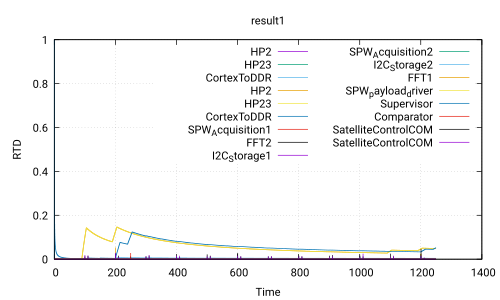

Recreate this plot in gnuplot.
 set title 'result1'
 set ylabel 'RTD'
 set xlabel 'Time'
 set grid
 set term pdf
 set output 'Use_case_DoubleCamera_Safety.ATIPPIC.executable240.0_100.0.pdf'
 plot 'Use_case_DoubleCamera_Safety.ATIPPIC.executable240.0_100.0.csv' using 1:2 with lines title 'HP2','Use_case_DoubleCamera_Safety.ATIPPIC.executable240.0_100.0.csv' using 1:3 with lines title 'HP23','Use_case_DoubleCamera_Safety.ATIPPIC.executable240.0_100.0.csv' using 1:4 with lines title 'CortexToDDR','Use_case_DoubleCamera_Safety.ATIPPIC.executable240.0_100.0.csv' using 1:5 with lines title 'HP2','Use_case_DoubleCamera_Safety.ATIPPIC.executable240.0_100.0.csv' using 1:6 with lines title 'HP23','Use_case_DoubleCamera_Safety.ATIPPIC.executable240.0_100.0.csv' using 1:7 with lines title 'CortexToDDR','Use_case_DoubleCamera_Safety.ATIPPIC.executable240.0_100.0.csv' using 1:8 with lines title 'SPW_Acquisition1','Use_case_DoubleCamera_Safety.ATIPPIC.executable240.0_100.0.csv' using 1:9 with lines title 'FFT2','Use_case_DoubleCamera_Safety.ATIPPIC.executable240.0_100.0.csv' using 1:10 with lines title 'I2C_Storage1','Use_case_DoubleCamera_Safety.ATIPPIC.executable240.0_100.0.csv' using 1:11 with lines title 'SPW_Acquisition2','Use_case_DoubleCamera_Safety.ATIPPIC.executable240.0_100.0.csv' using 1:12 with lines title 'I2C_Storage2','Use_case_DoubleCamera_Safety.ATIPPIC.executable240.0_100.0.csv' using 1:13 with lines title 'FFT1','Use_case_DoubleCamera_Safety.ATIPPIC.executable240.0_100.0.csv' using 1:14 with lines title 'SPW_payload_driver','Use_case_DoubleCamera_Safety.ATIPPIC.executable240.0_100.0.csv' using 1:15 with lines title 'Supervisor','Use_case_DoubleCamera_Safety.ATIPPIC.executable240.0_100.0.csv' using 1:16 with lines title 'Comparator','Use_case_DoubleCamera_Safety.ATIPPIC.executable240.0_100.0.csv' using 1:17 with lines title 'SatelliteControlCOM','Use_case_DoubleCamera_Safety.ATIPPIC.executable240.0_100.0.csv' using 1:18 with lines title 'SatelliteControlCOM'
